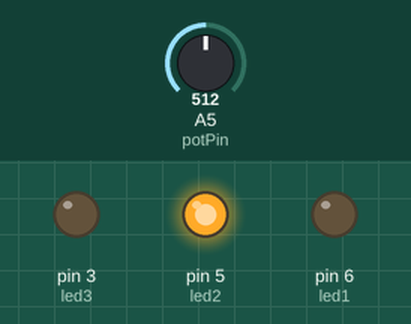
This sketch was run on a simulated Arduino Uno, built with avr-gcc and run on an emulated ATmega328P. Parts: output pins drawn as LEDs (lit = HIGH). Inputs (shaded band) come from the test bench; at power-on: A5 (potPin) = 512.

Above: at 1.2 s.
1.3 s: A5 (potPin) set to 716
At 2.2 s:
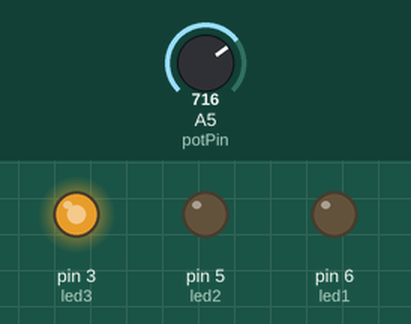
2.8 s: A5 (potPin) set to 900
At 3.2 s:
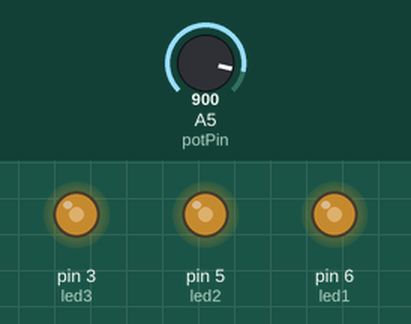
4.3 s: A5 (potPin) set to 1023
At 4.6 s:
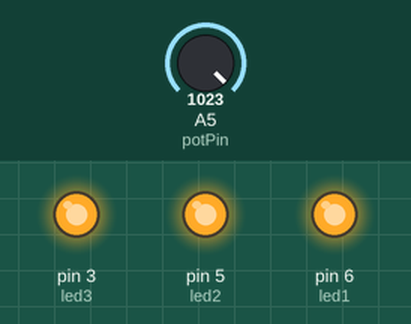
5.8 s: A5 (potPin) set to 511
At 6.9 s:
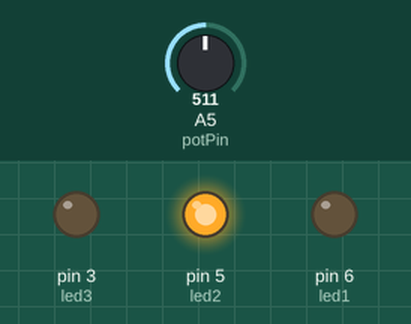
7.3 s: A5 (potPin) set to 182
At 7.9 s:
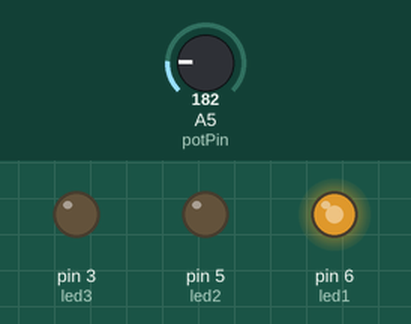
Timing chart, 0 to 9.8 s (numbered marks = the images above; inputs shaded):
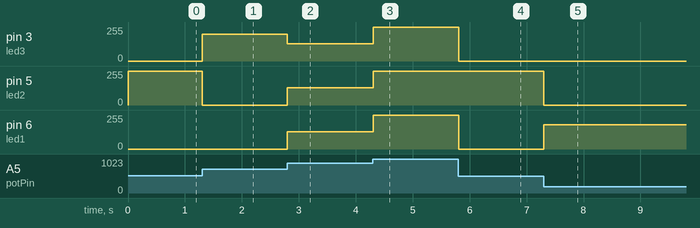

Measured:
- after the input at 1.3 s, pin 3 (led3): 0/255 → 202/255 at once; pin 5 (led2): 255/255 → 0/255 at once
- after the input at 2.8 s, pin 3 (led3): 202/255 → 129/255 at once; pin 5 (led2), pin 6 (led1): 0/255 → 129/255 at once
- after the input at 4.3 s, pin 3 (led3), pin 5 (led2), pin 6 (led1): 129/255 → 255/255 at once
- after the input at 5.8 s, pin 3 (led3), pin 6 (led1): 255/255 → 0/255 at once
- after the input at 7.3 s, pin 5 (led2): 255/255 → 0/255 at once; pin 6 (led1): 0/255 → 182/255 at once

The sketch:

1_8.ino
```cpp
// Pines de los LEDs
const int led1 = 6;
const int led2 = 5;
const int led3 = 3;

// Pin del potenciómetro
const int potPin = A5;

// Prototipos de funciones
int leerPotenciometro();
void calcularBrillos(int pot, int &b1, int &b2, int &b3);
void actualizarLEDs(int b1, int b2, int b3);

void setup() {
  pinMode(led1, OUTPUT);
  pinMode(led2, OUTPUT);
  pinMode(led3, OUTPUT);
}

void loop() {
  int pot = leerPotenciometro();  // Leer valor del potenciómetro

  int brillo1 = 0, brillo2 = 0, brillo3 = 0;
  calcularBrillos(pot, brillo1, brillo2, brillo3); // Calcular brillos

  actualizarLEDs(brillo1, brillo2, brillo3); // Actualizar LEDs

  delay(10);
}

// ---- FUNCIONES ----

//  Leer el potenciómetro y mapear a 0–255
int leerPotenciometro() {
  int valor = analogRead(potPin);         // 0–1023
  return map(valor, 0, 1023, 0, 255);     // 0–255
}

//  Calcular los brillos según el rango del potenciómetro
void calcularBrillos(int pot, int &b1, int &b2, int &b3) {
  b1 = b2 = b3 = 0; // Reset de brillos

  if (pot >= 0 && pot < 64) {
    b1 = map(pot, 0, 63, 0, 255);
  }
  else if (pot >= 64 && pot < 128) {
    b2 = map(pot, 64, 127, 0, 255);
  }
  else if (pot >= 128 && pot < 192) {
    b3 = map(pot, 128, 191, 0, 255);
  }
  else if (pot >= 192) {
    int brillo = map(pot, 192, 255, 0, 255);
    b1 = b2 = b3 = brillo;
  }
}

//  Aplicar los brillos a los LEDs
void actualizarLEDs(int b1, int b2, int b3) {
  analogWrite(led1, b1);
  analogWrite(led2, b2);
  analogWrite(led3, b3);}
```
